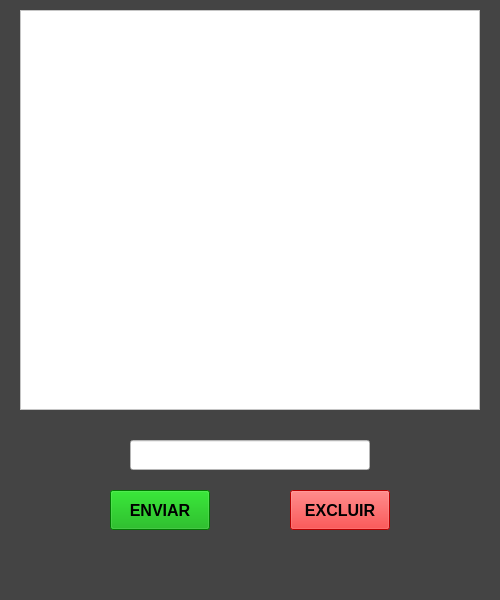
<?xml version="1.0" encoding="UTF-8"?>
<ui version="4.0">
 <class>MainWindow</class>
 <widget class="QMainWindow" name="MainWindow">
  <property name="geometry">
   <rect>
    <x>0</x>
    <y>0</y>
    <width>500</width>
    <height>600</height>
   </rect>
  </property>
  <property name="windowTitle">
   <string>MainWindow</string>
  </property>
  <property name="styleSheet">
   <string notr="true">background-color: rgb(68, 68, 68);</string>
  </property>
  <widget class="QWidget" name="centralwidget">
   <widget class="QListWidget" name="listWidget">
    <property name="geometry">
     <rect>
      <x>20</x>
      <y>10</y>
      <width>460</width>
      <height>400</height>
     </rect>
    </property>
    <property name="styleSheet">
     <string notr="true">background-color: rgb(255, 255, 255);</string>
    </property>
   </widget>
   <widget class="QLineEdit" name="lineEdit">
    <property name="geometry">
     <rect>
      <x>130</x>
      <y>440</y>
      <width>240</width>
      <height>30</height>
     </rect>
    </property>
    <property name="styleSheet">
     <string notr="true">background-color: rgb(255, 255, 255);</string>
    </property>
   </widget>
   <widget class="QPushButton" name="pushButton">
    <property name="geometry">
     <rect>
      <x>110</x>
      <y>490</y>
      <width>100</width>
      <height>40</height>
     </rect>
    </property>
    <property name="font">
     <font>
      <pointsize>12</pointsize>
      <weight>75</weight>
      <bold>true</bold>
     </font>
    </property>
    <property name="styleSheet">
     <string notr="true">background-color: rgb(85, 255, 255);
background-color: rgb(0, 170, 0);</string>
    </property>
    <property name="text">
     <string>ENVIAR</string>
    </property>
   </widget>
   <widget class="QPushButton" name="pushButton_2">
    <property name="geometry">
     <rect>
      <x>290</x>
      <y>490</y>
      <width>100</width>
      <height>40</height>
     </rect>
    </property>
    <property name="font">
     <font>
      <pointsize>12</pointsize>
      <weight>75</weight>
      <bold>true</bold>
     </font>
    </property>
    <property name="styleSheet">
     <string notr="true">background-color: rgb(255, 0, 0);</string>
    </property>
    <property name="text">
     <string>EXCLUIR</string>
    </property>
   </widget>
  </widget>
  <widget class="QMenuBar" name="menubar">
   <property name="geometry">
    <rect>
     <x>0</x>
     <y>0</y>
     <width>500</width>
     <height>21</height>
    </rect>
   </property>
  </widget>
  <widget class="QStatusBar" name="statusbar"/>
 </widget>
 <resources/>
 <connections/>
</ui>
